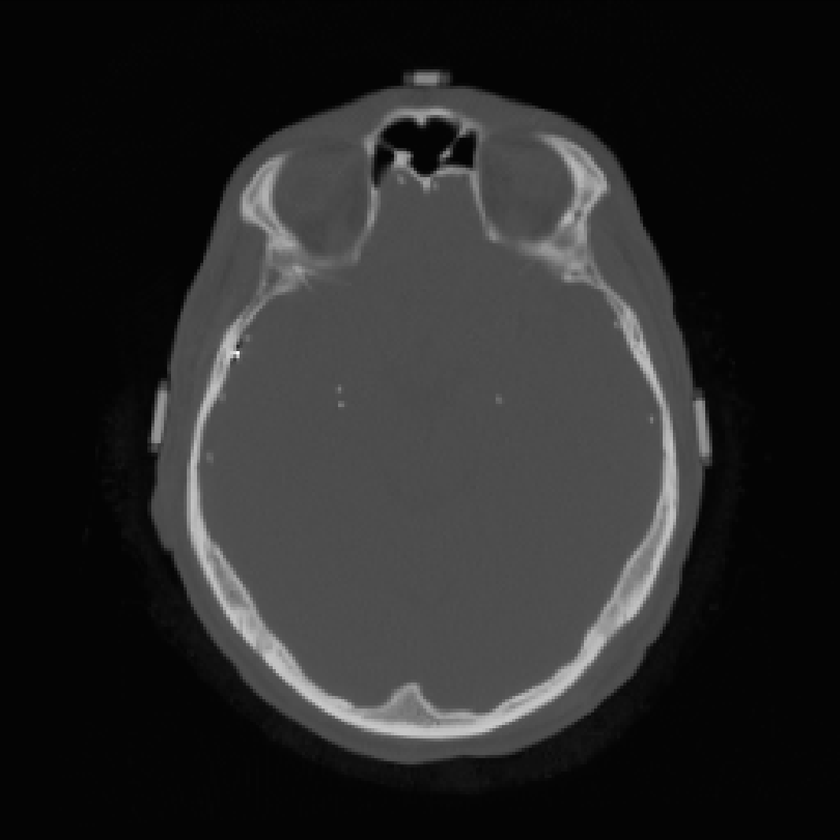
#> input picture 8-Image-Processing/2-Image-Segmentation/Lab/python/imgs/head.png, 840 x 840 px, shrunk from 1066 x 1067 before the run; its folder holds only this picture in this run
$ jupyter execute segmentation_lab_solution.ipynb
#> lines starting #> are read from the running program, lines starting #| are printed output that depends on the picture; after the words box and inside, x2 and y2 are one past the last pixel; in counts of white or black regions, pixels touching at a corner belong together
# 🧪 Image Segmentation Lab

## 1. Otsu Thresholding

In this lab, you will apply **Otsu’s method** for automatic thresholding to a set of grayscale images.
You will display the original image, the segmented result, and the histogram with the threshold marked.

[cell 1]
import os
import numpy as np
import matplotlib.pyplot as plt
from skimage.io import imread
from skimage.filters import threshold_otsu
from pathlib import Path
import cv2

def otsu_threshold(image_path):
    # Load image in grayscale
    img = imread(str(image_path), cv2.IMREAD_GRAYSCALE)
#> img is the input picture: shape (840, 840); min 0, max 255, mean 38.8

    # Compute histogram (OpenCV)
    hist = cv2.calcHist([img], [0], None, [256], [0, 256])
#> hist = 256 values, max 322459 at index 4, min 0 at index 209, mean 2756.2

    # Normalize image to [0, 1] for threshold_otsu (expects float)
    img_norm = img.astype("float32") / 255.0
    thresh = threshold_otsu(img_norm)
#> thresh = 0.178

    # Binarize image using threshold
    binary_img = img_norm > thresh
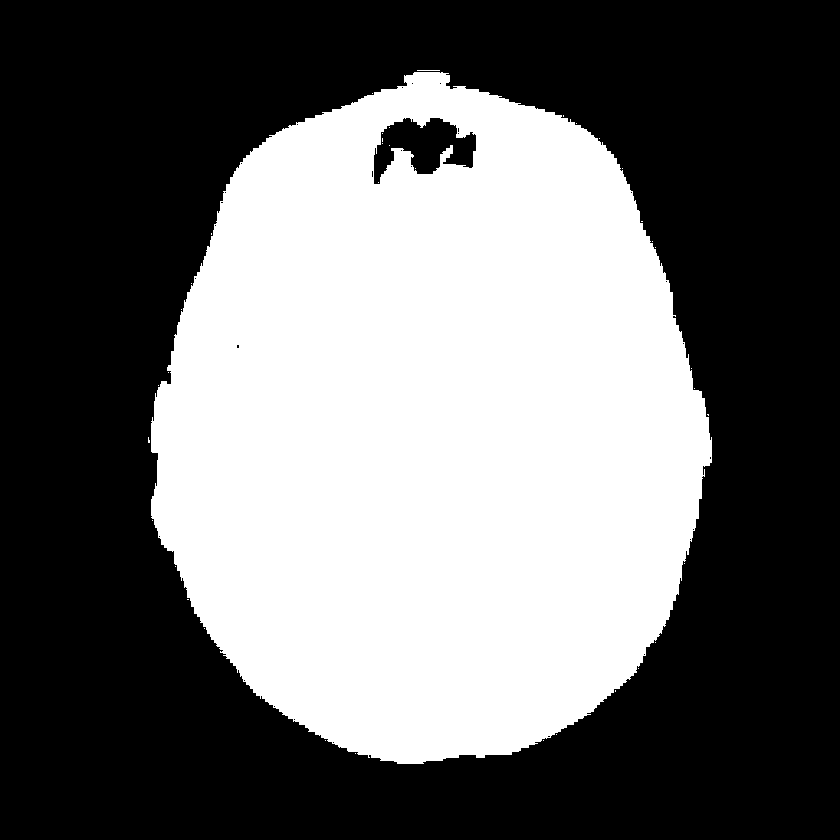
#> binary_img: shape (840, 840) bool; 41.4% white; 38 white regions (36 under 20 px), largest, box (x1, y1, x2, y2) and area: (151, 72, 712, 764) 292132, (417, 70, 440, 71) 23

    # Plot everything
    fig, axs = plt.subplots(1, 3, figsize=(15, 5))

    axs[0].imshow(img, cmap='gray')
    axs[0].set_title("Original Image")
    axs[0].axis("off")

    axs[1].imshow(binary_img, cmap='gray')
    axs[1].set_title(f"Segmented Image\n(Otsu threshold = {thresh:.2f})")
    axs[1].axis("off")

    axs[2].plot(hist, color='blue')
    axs[2].axvline(thresh * 255, color='red', linestyle='--', linewidth=2,
                   label=f'Threshold = {thresh * 255:.1f}')
    axs[2].set_title("Histogram with Otsu Threshold")
    axs[2].set_xlim([0, 256])
    axs[2].set_xlabel("Pixel Intensity")
    axs[2].set_ylabel("Frequency")
    axs[2].legend()
    axs[2].grid(True)

    plt.tight_layout()
    plt.show()
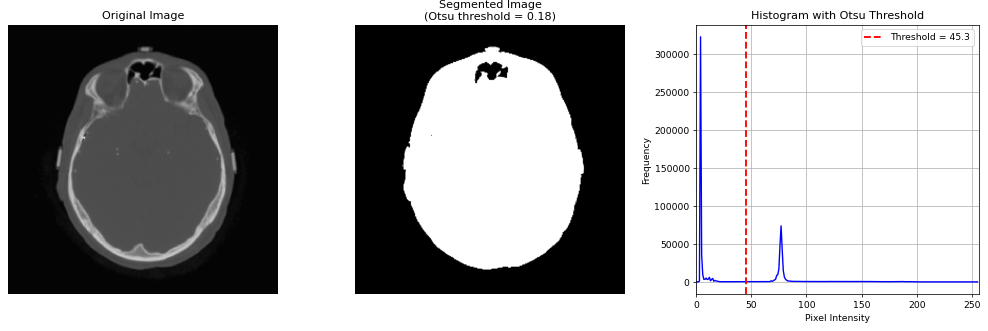
#> figure drawn by matplotlib, 3 panels; panel 3: curve peaks at x = 4, y = 322459

# Modify this path to point to your 'imgs' folder
images_folder = Path("../imgs")
image_files = sorted(images_folder.glob("*.png"))  # Adjust extension if necessary

for img_path in image_files:
    print(f"\nProcessing: {img_path.name}")
    otsu_threshold(img_path)

$ run again, on 8-Image-Processing/2-Image-Segmentation/Lab/python/imgs/star2.png
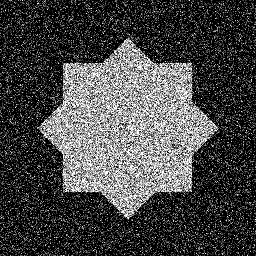
#> input picture 8-Image-Processing/2-Image-Segmentation/Lab/python/imgs/star2.png, 256 x 256 px
#> in otsu_threshold, img is the input picture: shape (256, 256); min 0, max 255, mean 71.6
#> hist = 256 values, max 23384 at index 0, min 39 at index 253, mean 256
#> thresh = 0.389
#> in otsu_threshold, `binary_img = img_norm > thresh`:
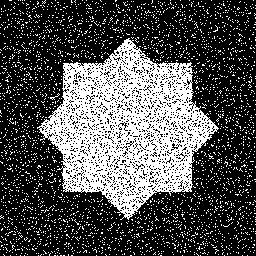
#> binary_img: shape (256, 256) bool; 31.8% white in thin lines or dots
#> in otsu_threshold, `plt.show()`:
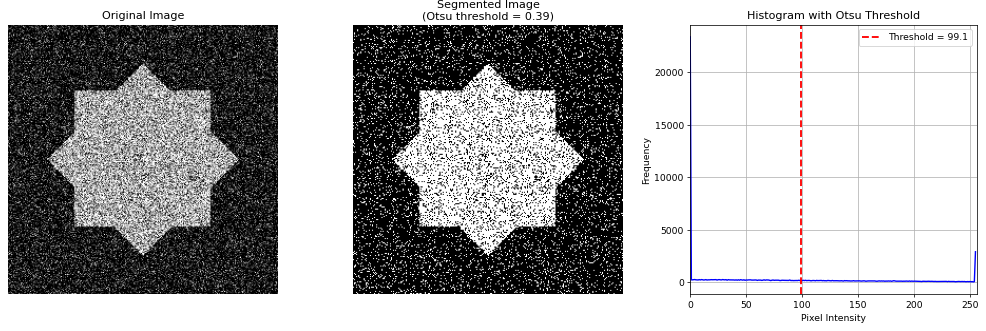
#> figure drawn by matplotlib, 3 panels; panel 3: curve peaks at x = 0, y = 23384

$ run again, on 8-Image-Processing/2-Image-Segmentation/Lab/python/imgs/pencils.png
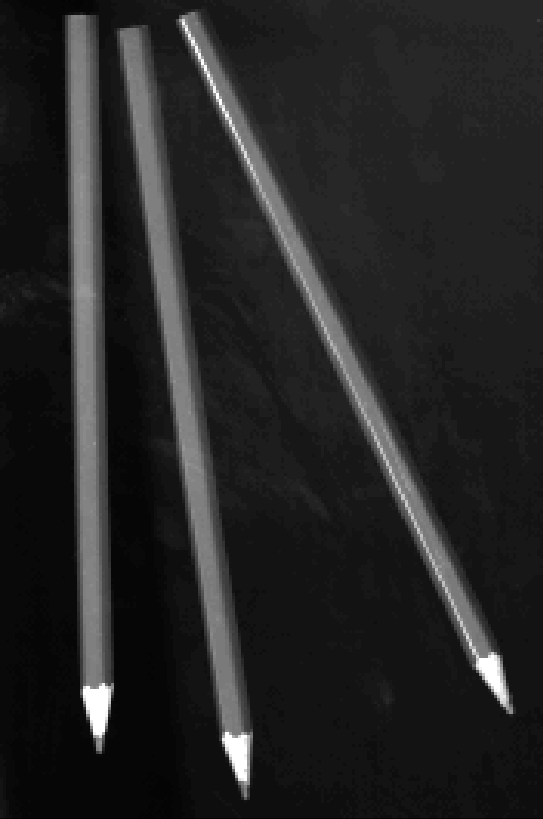
#> input picture 8-Image-Processing/2-Image-Segmentation/Lab/python/imgs/pencils.png, 543 x 819 px
#> in otsu_threshold, img is the input picture: shape (819, 543); min 2, max 255, mean 36.6
#> hist = 256 values, max 77285 at index 19, min 0 at index 0, mean 1737.2
#> thresh = 0.293
#> in otsu_threshold, `binary_img = img_norm > thresh`:
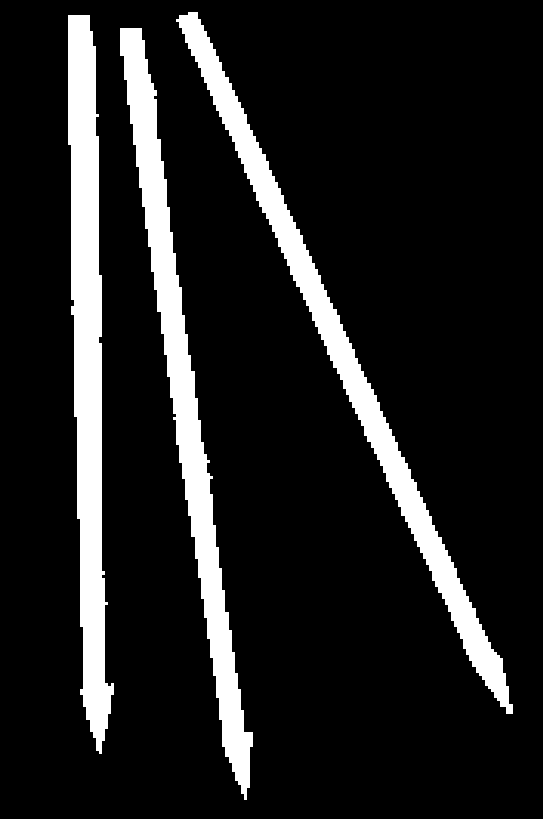
#> binary_img: shape (819, 543) bool; 12.5% white; 3 white regions, box (x1, y1, x2, y2) and area: (68, 15, 114, 754) 18960, (120, 28, 253, 800) 18518, (176, 12, 513, 714) 17928
#> in otsu_threshold, `plt.show()`:
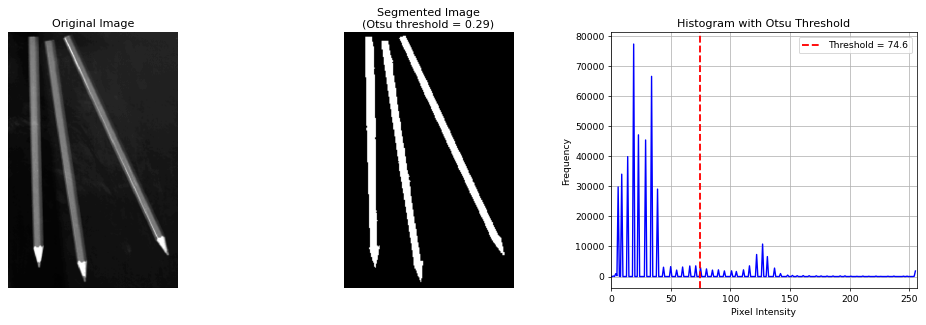
#> figure drawn by matplotlib, 3 panels; panel 3: curve peaks at x = 19, y = 77285
